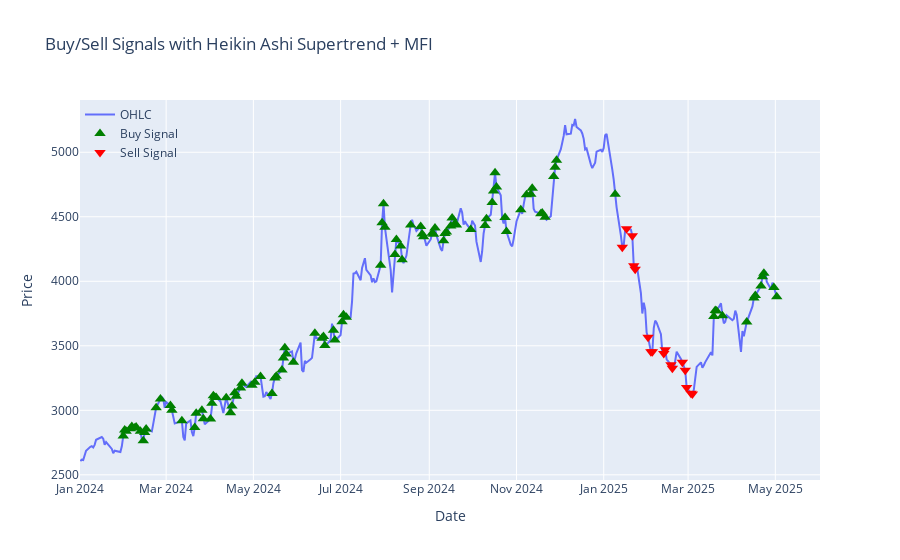

The notebook cell saved with this chart:
### Markdown cell above
**Visualization of the buy and sell signals**

### Code cell
buy_signals = df_combined[df_combined['Buy_Signal'] == 1]
sell_signals = df_combined[df_combined['Sell_Signal'] == -1]

fig = go.Figure()

# Candlestick chart with normal OHLC
fig.add_trace(go.Scatter(
    x=df_combined['datetime'],
    y=df_combined['close'],
    name='OHLC'
))

# Buy signals
fig.add_trace(go.Scatter(
    x=buy_signals['datetime'],
    y=buy_signals['close'],  # Use normal close for MFI signals
    mode='markers',
    marker=dict(color='green', size=10, symbol='triangle-up'),
    name='Buy Signal'
))

# Sell signals
fig.add_trace(go.Scatter(
    x=sell_signals['datetime'],
    y=sell_signals['close'],
    mode='markers',
    marker=dict(color='red', size=10, symbol='triangle-down'),
    name='Sell Signal'
))

fig.update_layout(
    title='Buy/Sell Signals with Heikin Ashi Supertrend + MFI',
    xaxis_title='Date',
    yaxis_title='Price',
    legend=dict(x=0, y=1, bgcolor='rgba(0,0,0,0)')
)

fig.show()
